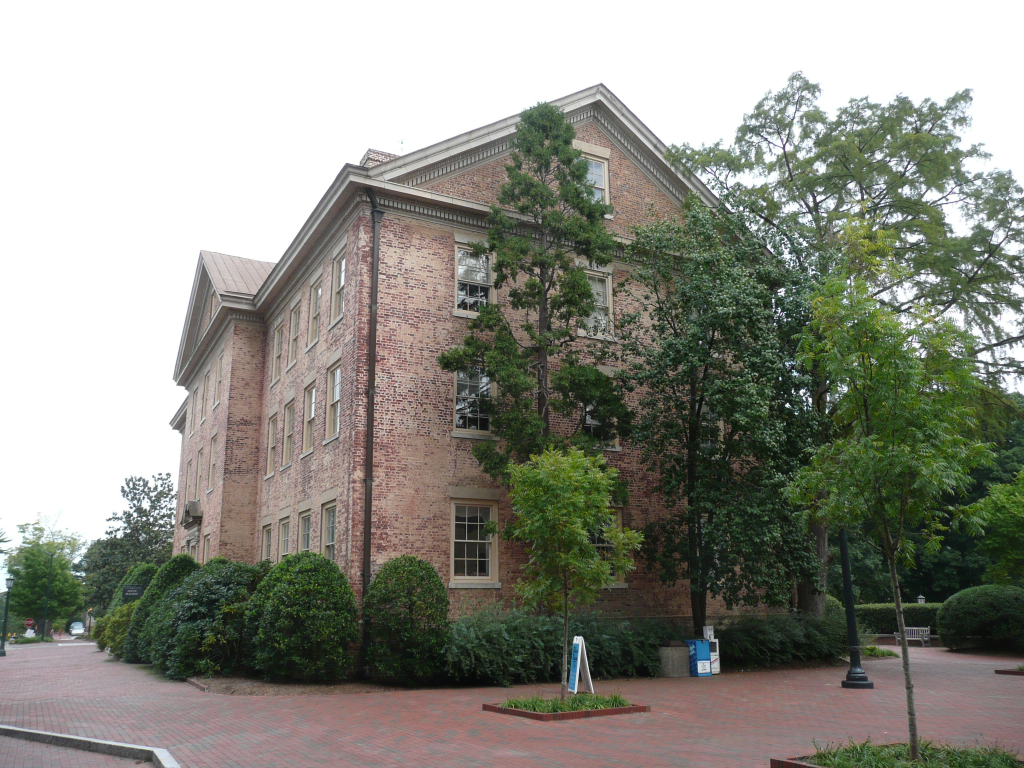
#> input picture colmap/images/P1180141.JPG, 3072 x 2304 px (shown at 1/3 size)
$ python -i image_quality_assessor.py   (imports and definitions only)   (older library calls are emulated)
#> lines starting #> are read from the running program, lines starting #| are printed output that depends on the picture
"""
Image Quality Assessment Module
Implements dissertation Phase 1: Pre-Processing quality checks
"""

import cv2
import numpy as np
from pathlib import Path
from typing import Dict, List, Tuple


class ImageQualityAssessor:
    """Assess image quality before processing (Dissertation: Section 3.3.1)"""

    def __init__(self, blur_threshold: float = 100.0,
                 exposure_low: float = 20, exposure_high: float = 235):
        """
        Initialize quality assessment

        Args:
            blur_threshold: Laplacian variance threshold (>100 = sharp)
            exposure_low: Minimum brightness percentile (0-255)
            exposure_high: Maximum brightness percentile (0-255)
        """
        self.blur_threshold = blur_threshold
        self.exposure_low = exposure_low
        self.exposure_high = exposure_high

    def assess_blur(self, image: np.ndarray) -> Tuple[float, bool]:
        """
        Detect blur using Laplacian variance

        Dissertation reference: Section 3.3.1
        Sharp images have high Laplacian variance

        Returns: (blur_score, is_acceptable)
        """
        gray = cv2.cvtColor(image, cv2.COLOR_BGR2GRAY) if len(image.shape) == 3 else image
        laplacian = cv2.Laplacian(gray, cv2.CV_64F)
        blur_score = laplacian.var()

        is_acceptable = blur_score > self.blur_threshold
        return blur_score, is_acceptable

    def assess_exposure(self, image: np.ndarray) -> Tuple[float, bool]:
        """
        Detect over/under-exposure

        Dissertation reference: Section 3.3.1
        Optimal exposure: histogram in middle range

        Returns: (exposure_score, is_acceptable)
        """
        gray = cv2.cvtColor(image, cv2.COLOR_BGR2GRAY) if len(image.shape) == 3 else image

        # Calculate histogram
        hist = cv2.calcHist([gray], [0], None, [256], [0, 256])

        # Check for over/under-exposure
        dark_pixels = np.sum(hist[:50])
        bright_pixels = np.sum(hist[200:])
        total_pixels = image.shape[0] * image.shape[1]

        # Ideal: middle tones dominate
        dark_ratio = dark_pixels / total_pixels
        bright_ratio = bright_pixels / total_pixels

        exposure_score = 1.0 - (dark_ratio + bright_ratio)  # 0-1 score
        is_acceptable = (dark_ratio < 0.1) and (bright_ratio < 0.1)

        return exposure_score, is_acceptable

    def assess_contrast(self, image: np.ndarray) -> Tuple[float, bool]:
        """
        Assess image contrast (important for feature detection)

        Low contrast = fewer detectable features for SfM

        Returns: (contrast_score, is_acceptable)
        """
        gray = cv2.cvtColor(image, cv2.COLOR_BGR2GRAY) if len(image.shape) == 3 else image

        contrast = gray.std()  # Standard deviation = contrast measure
        is_acceptable = contrast > 20  # Threshold for acceptable contrast

        return contrast, is_acceptable

    def assess_image(self, image_path: str) -> Dict:
        """Complete quality assessment for single image"""
#> called with image_path = '../../colmap/images/P1180141.JPG'
        try:
            image = cv2.imread(image_path)
#> image is the input picture: shape (2304, 3072, 3); mean B, G, R 132.5, 141.8, 141.4
            if image is None:
                return {
                    'file': Path(image_path).name,
                    'status': 'ERROR: Cannot read image',
                    'acceptable': False,
                    'quality_score': 0.0
                }

            blur_score, blur_ok = self.assess_blur(image)
#> in assess_blur, `gray = cv2.cvtColor(image, cv2.COLOR_BGR2GRAY) if len(image.shape) == ..`:
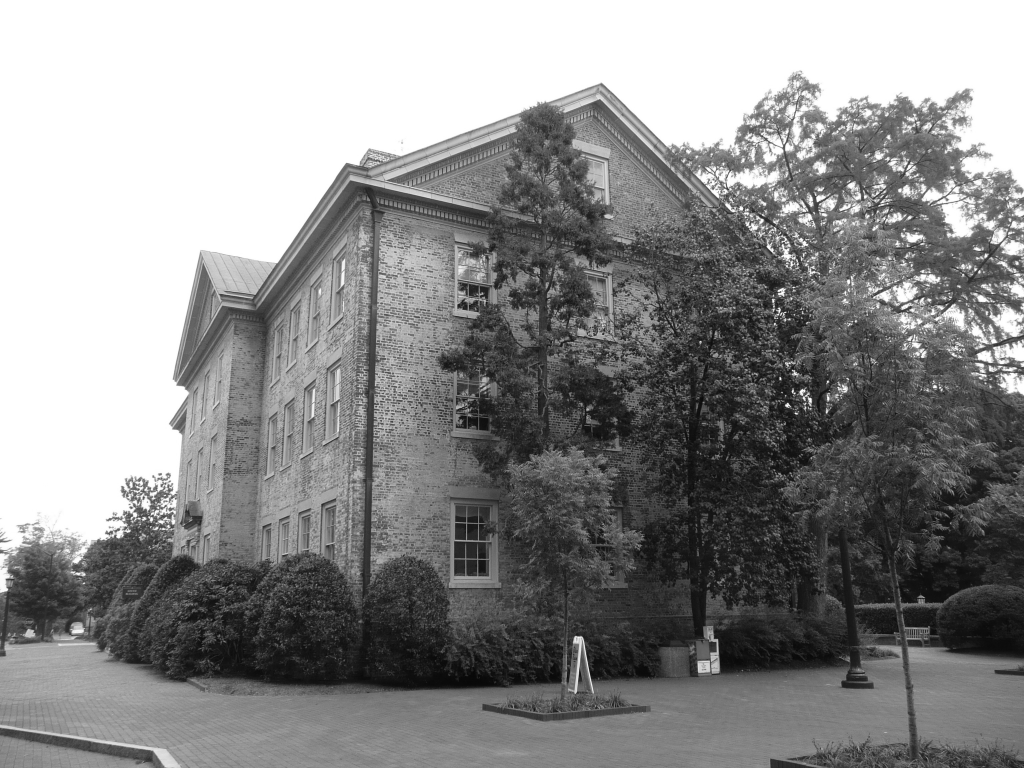
#> gray: shape (2304, 3072) (shown at 1/3 size); min 1, max 255, mean 140.6
#> in assess_blur, `laplacian = cv2.Laplacian(gray, cv2.CV_64F)`:
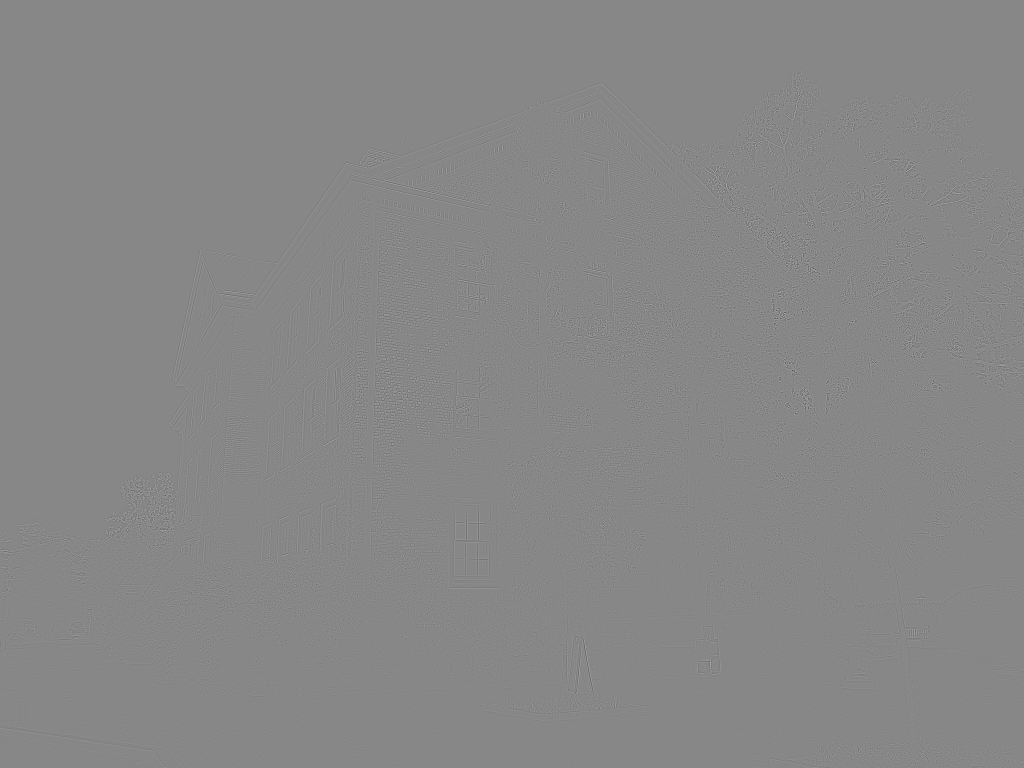
#> laplacian: shape (2304, 3072) float64 (shown at 1/3 size); min -248, max 219, mean 0; drawn with min black and max white
#> in assess_blur, `blur_score = laplacian.var()`: blur_score = 246.3
#> in assess_blur, `is_acceptable = blur_score > self.blur_threshold`: is_acceptable = True
#> blur_score = 246.3; blur_ok = True
            exposure_score, exposure_ok = self.assess_exposure(image)
#> in assess_exposure, `hist = cv2.calcHist([gray], [0], None, [256], [0, 256])`: hist = 256 values, max 1904842 at index 255, min 0 at index 0, mean 27648
#> in assess_exposure, `dark_pixels = np.sum(hist[:50])`: dark_pixels = 1162380
#> in assess_exposure, `bright_pixels = np.sum(hist[200:])`: bright_pixels = 2126932
#> in assess_exposure, `dark_ratio = dark_pixels / total_pixels`: dark_ratio = 0.164
#> in assess_exposure, `bright_ratio = bright_pixels / total_pixels`: bright_ratio = 0.301
#> in assess_exposure, `exposure_score = 1.0 - (dark_ratio + bright_ratio)`: exposure_score = 0.535
#> in assess_exposure, `is_acceptable = (dark_ratio < 0.1) and (bright_ratio < 0.1)`: is_acceptable = False
#> exposure_score = 0.535; exposure_ok = False
            contrast_score, contrast_ok = self.assess_contrast(image)
#> in assess_contrast, `contrast = gray.std()`: contrast = 83.33
#> in assess_contrast, `is_acceptable = contrast > 20`: is_acceptable = True
#> contrast_score = 83.33; contrast_ok = True

            # Overall quality score (0-100)
            quality_score = (
                (blur_score / self.blur_threshold) * 0.4 +
                (exposure_score) * 0.3 +
                (contrast_score / 50) * 0.3
            ) * 100
#> quality_score = 164.6
            quality_score = min(100, max(0, quality_score))
#> quality_score = 100

            # Overall acceptable if all checks pass
            acceptable = blur_ok and exposure_ok and contrast_ok
#> acceptable = False

            return {
                'file': Path(image_path).name,
                'blur_score': float(blur_score),
                'blur_acceptable': blur_ok,
                'exposure_score': float(exposure_score),
                'exposure_acceptable': exposure_ok,
                'contrast_score': float(contrast_score),
                'contrast_acceptable': contrast_ok,
                'quality_score': float(quality_score),
                'acceptable': acceptable,
                'status': 'OK' if acceptable else 'POOR QUALITY'
            }

        except Exception as e:
            return {
                'file': Path(image_path).name,
                'status': f'ERROR: {str(e)}',
                'acceptable': False,
                'quality_score': 0.0
            }

    # [45 lines left out: functions assess_batch, print_report, not called in this run]

>>> result = ImageQualityAssessor().assess_image('../../colmap/images/P1180141.JPG')
#> result = 10 items

$ run again, on colmap/images/P1180142.JPG
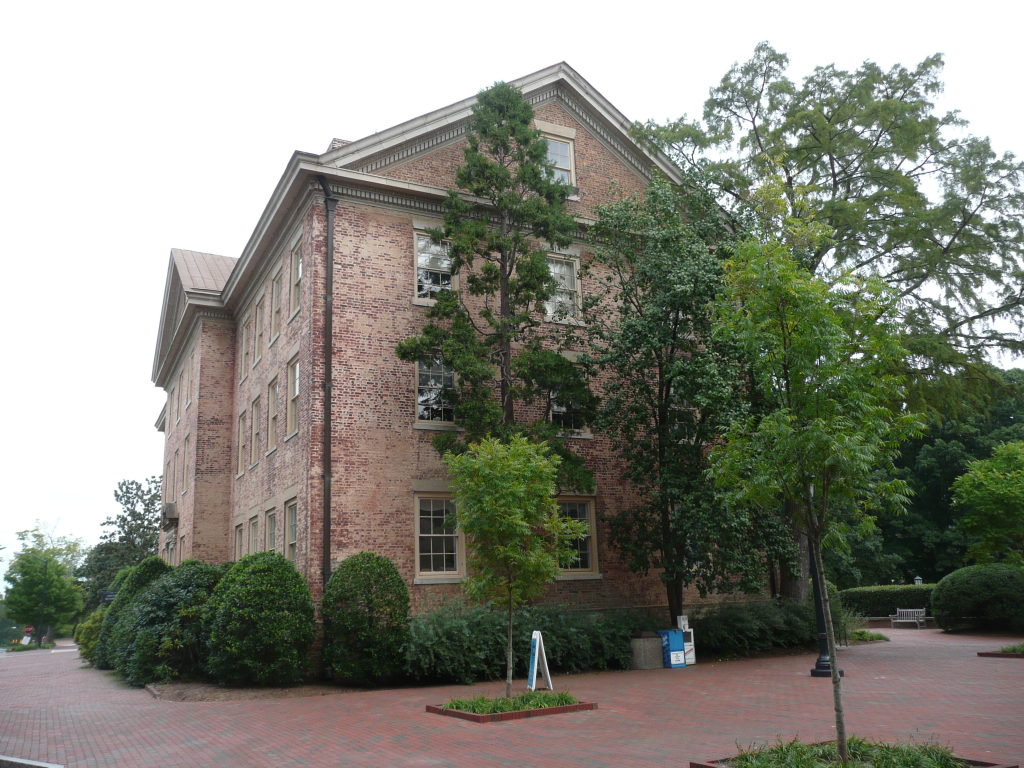
#> input picture colmap/images/P1180142.JPG, 3072 x 2304 px (shown at 1/3 size)
#> in assess_image, image is the input picture: shape (2304, 3072, 3); mean B, G, R 124, 134.7, 133.9
#> in assess_blur, `gray = cv2.cvtColor(image, cv2.COLOR_BGR2GRAY) if len(image.shape) == ..`:
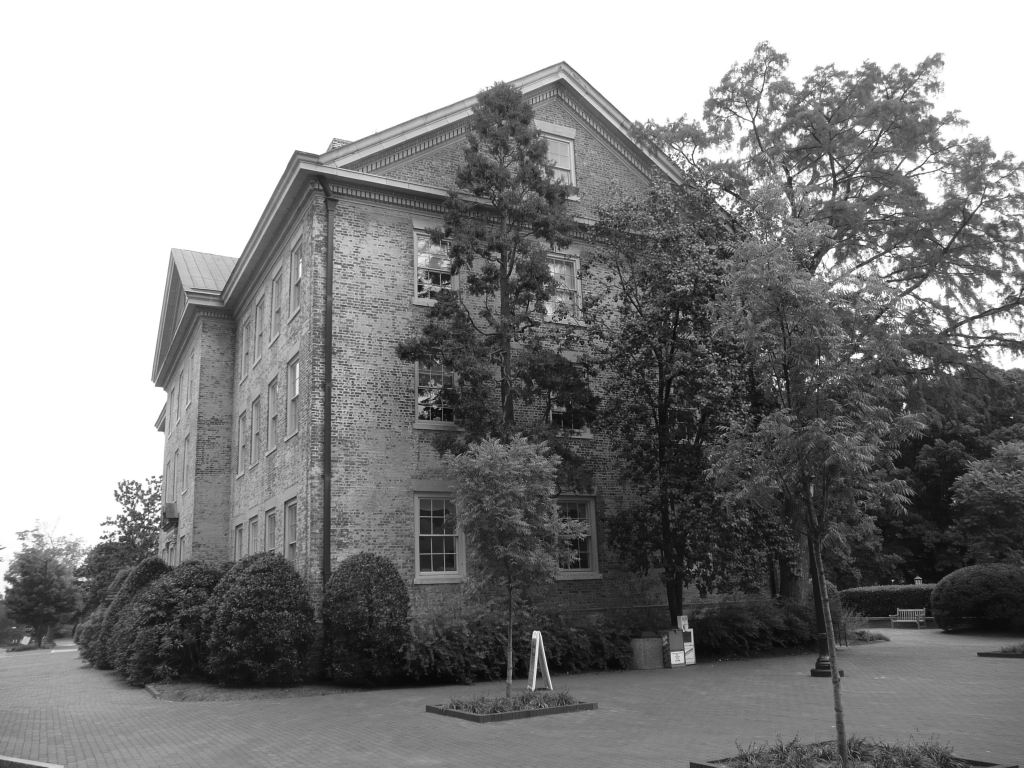
#> gray: shape (2304, 3072) (shown at 1/3 size); min 3, max 255, mean 133.2
#> in assess_blur, `blur_score = laplacian.var()`: blur_score = 210.1
#> in assess_blur, `is_acceptable = blur_score > self.blur_threshold`: is_acceptable = True
#> in assess_image, `blur_score, blur_ok = self.assess_blur(image)`: blur_score = 210.1; blur_ok = True
#> hist = 256 values, max 1655040 at index 255, min 0 at index 0, mean 27648
#> dark_pixels = 1263591
#> bright_pixels = 1882368
#> dark_ratio = 0.179
#> bright_ratio = 0.266
#> in assess_exposure, `exposure_score = 1.0 - (dark_ratio + bright_ratio)`: exposure_score = 0.556
#> in assess_exposure, `is_acceptable = (dark_ratio < 0.1) and (bright_ratio < 0.1)`: is_acceptable = False
#> in assess_image, `exposure_score, exposure_ok = self.assess_exposure(image)`: exposure_score = 0.556; exposure_ok = False
#> contrast = 81.86
#> in assess_contrast, `is_acceptable = contrast > 20`: is_acceptable = True
#> contrast_score = 81.86; contrast_ok = True
#> in assess_image, `quality_score = ( (blur_score / self.blur_threshold) * 0.4 + (exposure..`: quality_score = 149.8
#> in assess_image, `quality_score = min(100, max(0, quality_score))`: quality_score = 100
#> acceptable = False
#> result = 10 items

$ run again, on colmap/images/P1180144.JPG
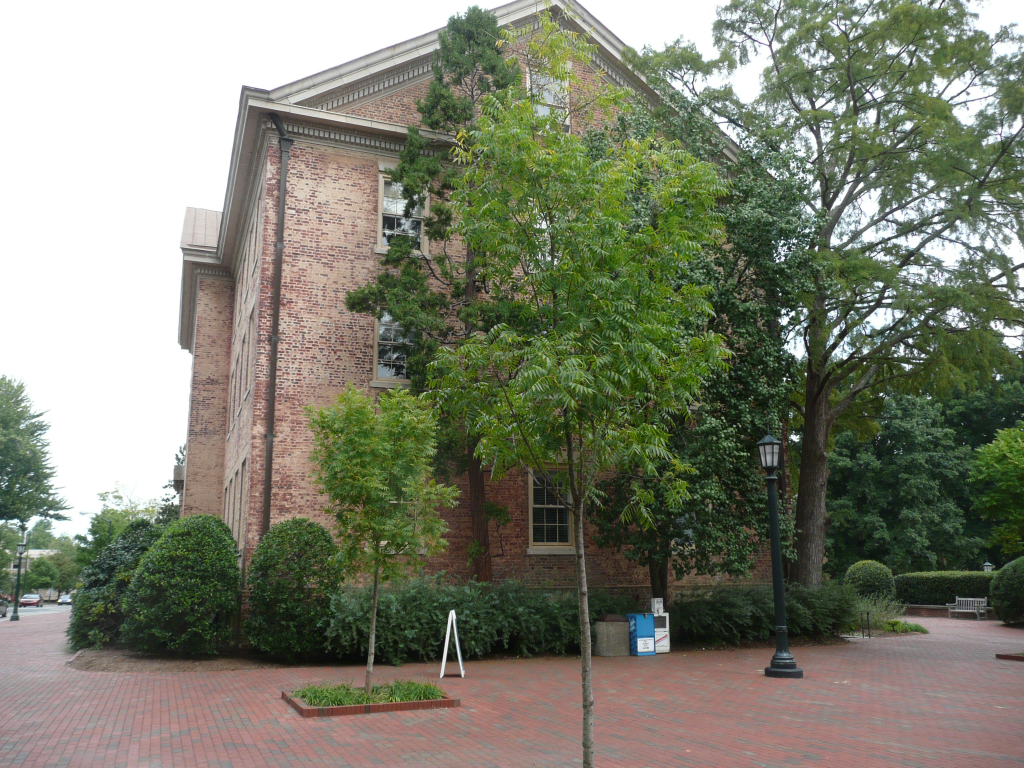
#> input picture colmap/images/P1180144.JPG, 3072 x 2304 px (shown at 1/3 size)
#> in assess_image, image is the input picture: shape (2304, 3072, 3); mean B, G, R 110.9, 127.8, 125.4
#> in assess_blur, `gray = cv2.cvtColor(image, cv2.COLOR_BGR2GRAY) if len(image.shape) == ..`:
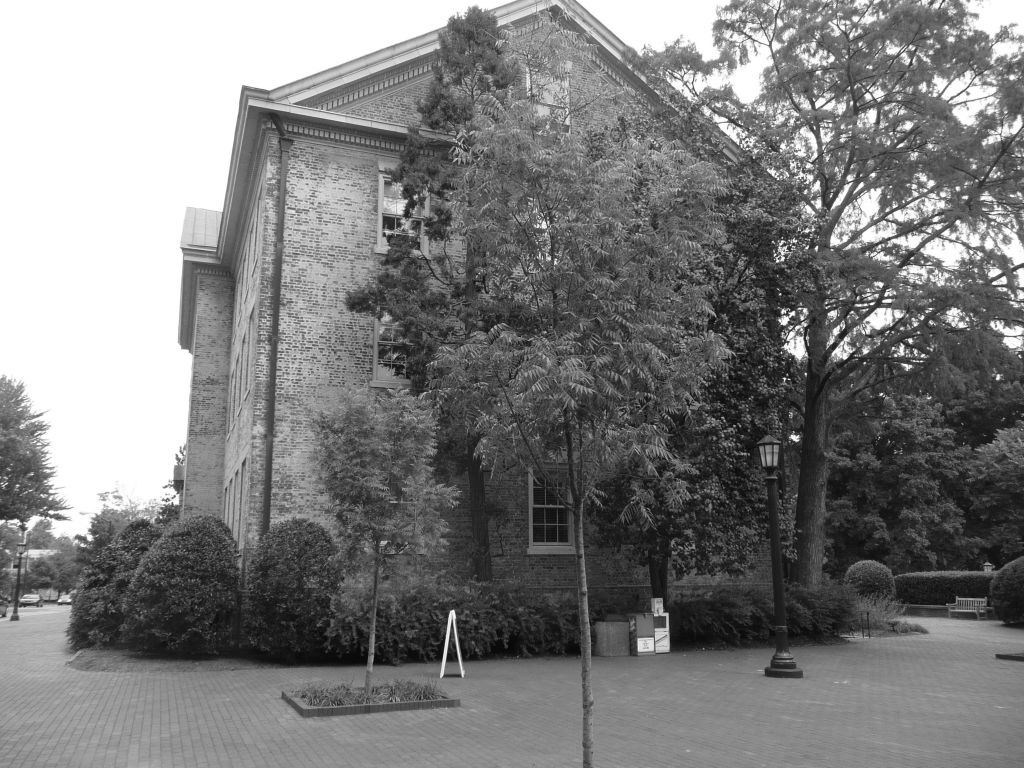
#> gray: shape (2304, 3072) (shown at 1/3 size); min 3, max 255, mean 125.1
#> in assess_blur, `blur_score = laplacian.var()`: blur_score = 246.8
#> in assess_blur, `is_acceptable = blur_score > self.blur_threshold`: is_acceptable = True
#> in assess_image, `blur_score, blur_ok = self.assess_blur(image)`: blur_score = 246.8; blur_ok = True
#> hist = 256 values, max 1045383 at index 255, min 0 at index 0, mean 27648
#> dark_pixels = 1095933
#> bright_pixels = 1344814
#> dark_ratio = 0.155
#> bright_ratio = 0.19
#> in assess_exposure, `exposure_score = 1.0 - (dark_ratio + bright_ratio)`: exposure_score = 0.655
#> in assess_exposure, `is_acceptable = (dark_ratio < 0.1) and (bright_ratio < 0.1)`: is_acceptable = False
#> in assess_image, `exposure_score, exposure_ok = self.assess_exposure(image)`: exposure_score = 0.655; exposure_ok = False
#> contrast = 72.71
#> in assess_contrast, `is_acceptable = contrast > 20`: is_acceptable = True
#> contrast_score = 72.71; contrast_ok = True
#> in assess_image, `quality_score = ( (blur_score / self.blur_threshold) * 0.4 + (exposure..`: quality_score = 162
#> in assess_image, `quality_score = min(100, max(0, quality_score))`: quality_score = 100
#> acceptable = False
#> result = 10 items
